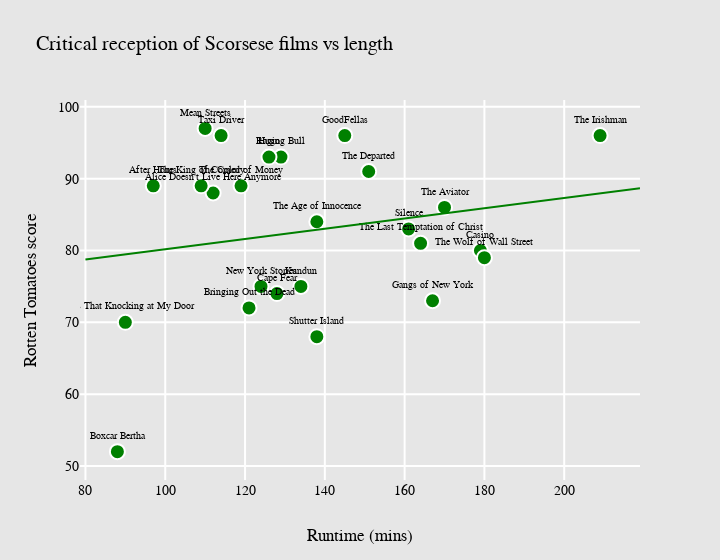

Notebook source saved alongside this figure:
### Markdown cell above
## Critic score as a function of runtime.

### Code cell
fig = plot_vars(x=scorsese_features['runtime'],
          y=scorsese_features['RT_score'],
          titles=scorsese_features['title'],
          x_title='Runtime (mins)',
          y_title='Rotten Tomatoes score',
          x_fit=x_runtime,
          y_fit=fit_rt_score_runtime,
          fig_title='Critical reception of Scorsese films vs length')

### Figure 1 — Plotly figure (JSON) as saved in the notebook; plotly's stock layout.template omitted (floating-point values rounded to 4 significant figures; data arrays with more than 128 entries replaced by an {"elided": "..."} marker saying what was removed)
{"data": [{"hovertemplate": "<br>Title: %{text}<br>%{xaxis.title.text}: %{x}<br>%{yaxis.title.text}: %{y}<extra></extra>", "marker": {"color": "green", "line": {"color": "white", "width": 2}, "size": 15}, "mode": "markers+text", "text": ["Who's That Knocking at My Door", "Boxcar Bertha", "Mean Streets", "Alice Doesn't Live Here Anymore", "Taxi Driver", "Raging Bull", "The King of Comedy", "After Hours", "The Color of Money", "The Last Temptation of Christ", "New York Stories", "GoodFellas", "Cape Fear", "The Age of Innocence", "Casino", "Kundun", "Bringing Out the Dead", "Gangs of New York", "The Aviator", "The Departed", "Shutter Island", "Hugo", "The Wolf of Wall Street", "Silence", "The Irishman"], "textfont": {"size": 10}, "textposition": "top center", "type": "scatter", "x": [90, 88, 110, 112, 114, 129, 109, 97, 119, 164, 124, 145, 128, 138, 179, 134, 121, 167, 170, 151, 138, 126, 180, 161, 209], "y": [70, 52, 97, 88, 96, 93, 89, 89, 89, 81, 75, 96, 74, 84, 80, 75, 72, 73, 86, 91, 68, 93, 79, 83, 96]}, {"hoverinfo": "skip", "marker": {"color": "green"}, "mode": "lines", "type": "scatter", "x": {"elided": "140 int values"}, "y": {"elided": "140 float values"}}], "layout": {"font": {"color": "black", "family": "Courier New", "size": 14}, "paper_bgcolor": "rgb(230, 230, 230)", "plot_bgcolor": "rgb(230, 230, 230)", "showlegend": false, "title": {"font": {"size": 20}, "text": "Critical reception of Scorsese films vs length"}, "width": 720, "xaxis": {"gridcolor": "white", "gridwidth": 2, "title": {"text": "Runtime (mins)"}}, "yaxis": {"gridcolor": "white", "gridwidth": 2, "title": {"text": "Rotten Tomatoes score"}}}}
